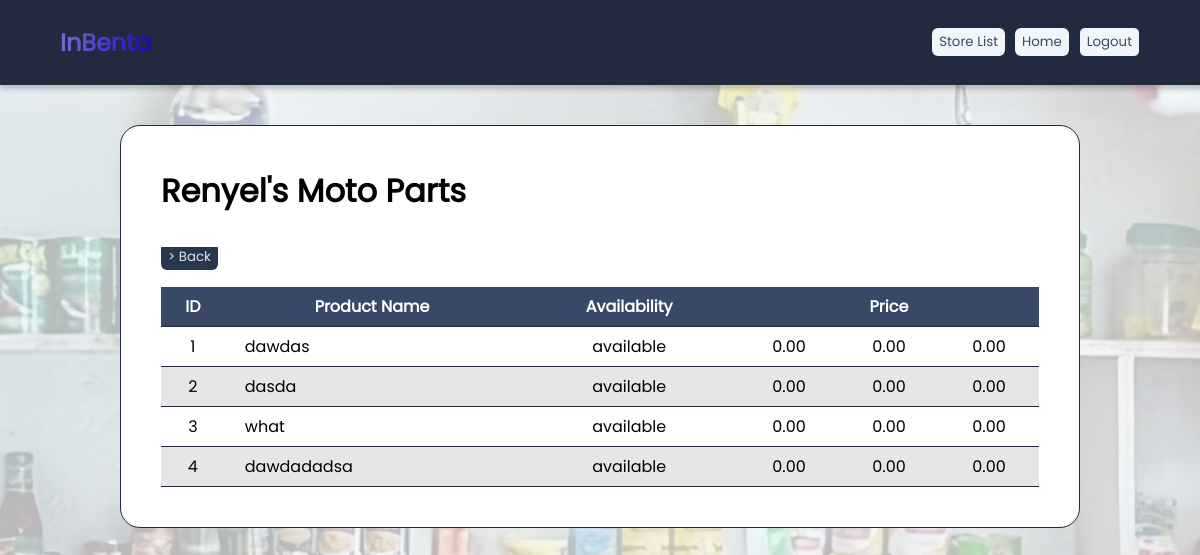
The page /store_info.php?id=2 (signed in) on the database its author committed.
### tables this page shows
CREATE TABLE `inbenta_users` (
  `id` int(11) NOT NULL,
  `store_name` varchar(50) NOT NULL,
  `username` varchar(25) NOT NULL,
  `email` varchar(50) NOT NULL,
  `password` char(255) NOT NULL,
  `reg_date` date NOT NULL
);

CREATE TABLE `inventory_renyel` (
  `id` int(11) NOT NULL,
  `product_name` varchar(50) DEFAULT NULL,
  `is_available` varchar(14) DEFAULT NULL,
  `product_price_per_piece` decimal(6,2) DEFAULT NULL,
  `per_piece` varchar(12) DEFAULT NULL,
  `product_price_per_dozen` decimal(6,2) DEFAULT NULL,
  `per_dozen` varchar(12) DEFAULT NULL,
  `product_price_per_box` decimal(6,2) DEFAULT NULL,
  `per_box` varchar(12) DEFAULT NULL,
  `date_added` datetime DEFAULT current_timestamp()
);

### store_info.php (the view, shortened to what this page needs)
<?php
include('header.php');
$id = $_GET['id'];
$sql = "SELECT * FROM inbenta_users WHERE id = '$id';";
$result = mysqli_query($conn, $sql);
$row = mysqli_fetch_assoc($result);
$username = $row['username'];
?>
<!DOCTYPE html>
<html lang="en">
<head>
    <link rel="stylesheet" href="style.css">
</head>
<body>
    <main>
        <div class="search_container">
            <h1><?php echo $row['store_name']; ?></h1>
        </div>
        <div class="table_container">
            <table>
                <thead>
                    <tr>
                        <th>ID</th>
                        <th>Product Name</th>
                        <th>Availability</th>
                        <th colspan="3">Price</th>
                    </tr>
                </thead>
                <tbody>
                    <?php
                    if (isset($_GET['search'])) {
                        $search_item = $_GET['search_item'];
                        $result = mysqli_query($conn, "SELECT * FROM inventory_$username WHERE product_name LIKE '%$search_item%'; ");
                    } else {
                        $result = mysqli_query($conn, "SELECT * FROM inventory_$username");
                    }
                    if (mysqli_num_rows($result) > 0) {
                        while ($row = mysqli_fetch_assoc($result)) {
                    ?>
                            <tr>
                                <td style="text-align: center"><?php echo $row['id'] ?></td>
                                <td style="padding-left: 20px;"><?php echo $row['product_name'] ?></td>
                                <td style="text-align: center"><?php echo $row['is_available'] ?></td>
                                <td style="text-align:center; width: 100px"><?php echo $row['product_price_per_piece'] . $row['per_piece'] ?></td>
                                <td style="text-align:center; width: 100px"><?php echo $row['product_price_per_dozen'] . $row['per_dozen'] ?></td>
                                <td style="text-align:center; width: 100px"><?php echo $row['product_price_per_box'] . $row['per_box'] ?></td>
                            </tr>
                        <?php
                        }
                    } else {
                        ?>
                </tbody>
            </table>
                    <?php echo "<h1 style='text-align: center'>No items found.</h1>";
                    } ?>
        </div>
        <a href="store_list.php" class="btn_primary">> Back</a>
    </main>
</body>
</html>

### style.css (style rules this page uses)
* { font-family: Poppins; box-sizing: border-box; }
body { background:linear-gradient(rgba(241, 246, 249, 0.75), rgba(241, 246, 249, 0.75)),url("img/background.jpeg") no-repeat center center ; margin: 0; background-color: #F1F6F9; padding: 0; }
.search_container { display: flex; align-items:center; justify-content: space-between; margin-bottom: 10px; }
main { background-color: white; border-radius: 20px; border: 1px solid #212A3E; width: 80%; margin: auto; padding: 20px 40px; }
.table_container { overflow-x: auto; }
table, th, td { border-bottom: 1px solid #212A3E; border-collapse: collapse; padding: 7px; margin: auto; margin-top: 20px; margin-bottom: 20px; }
th { background-color: #394867; color: white; }
tr:nth-child(even) { background-color: #e6e6e6; }
table { width: 100%; }
.btn_primary { background-color: #27374D; color: #DDE6ED; text-decoration: none; padding: 4px 7px; border-radius: 6px; text-align: center; font-size:smaller; }

### rows shown on the page
inbenta_users: store_name "Renyel's Moto Parts"
inventory_renyel: id "1", product_name "dawdas", is_available "available", product_price_per_piece "0.00", product_price_per_dozen "0.00", product_price_per_box "0.00"
inventory_renyel: id "2", product_name "dasda", is_available "available", product_price_per_piece "0.00", product_price_per_dozen "0.00", product_price_per_box "0.00"
inventory_renyel: id "3", product_name "what", is_available "available", product_price_per_piece "0.00", product_price_per_dozen "0.00", product_price_per_box "0.00"
inventory_renyel: id "4", product_name "dawdadadsa", is_available "available", product_price_per_piece "0.00", product_price_per_dozen "0.00", product_price_per_box "0.00"
